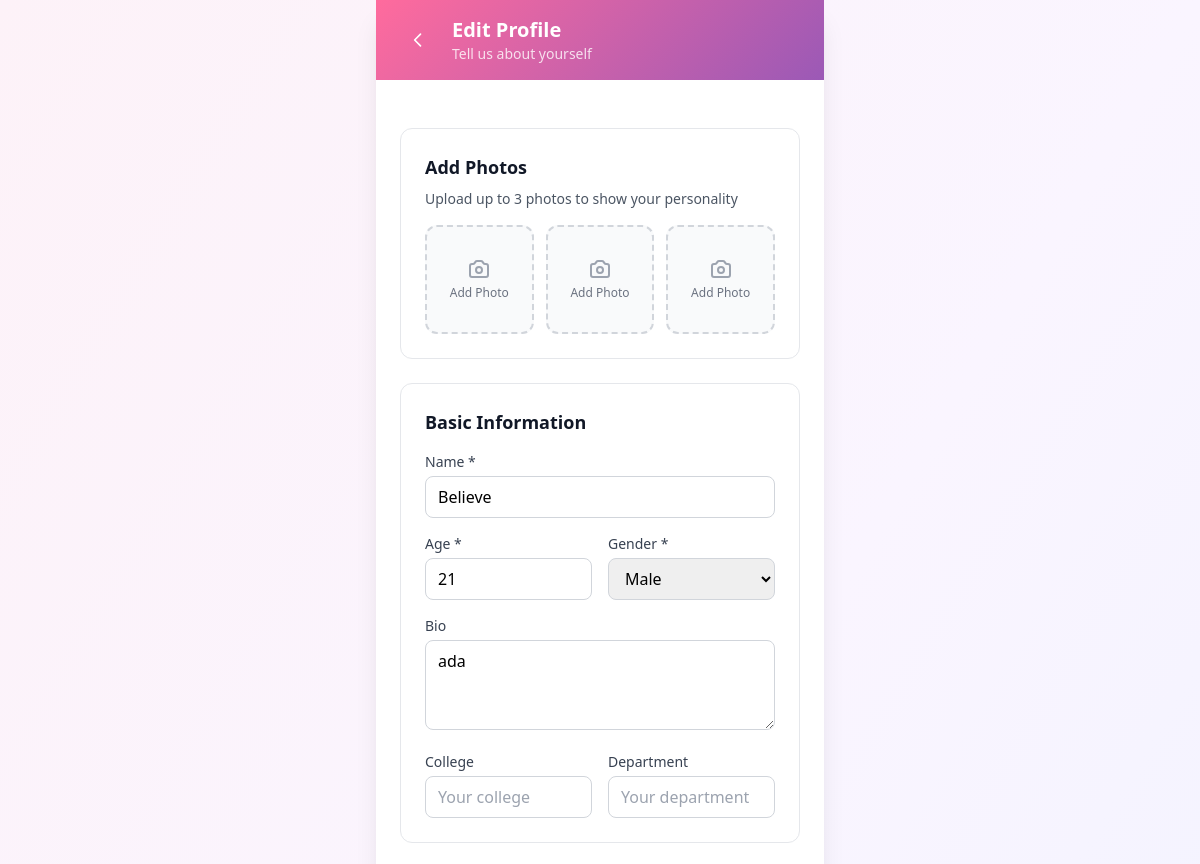
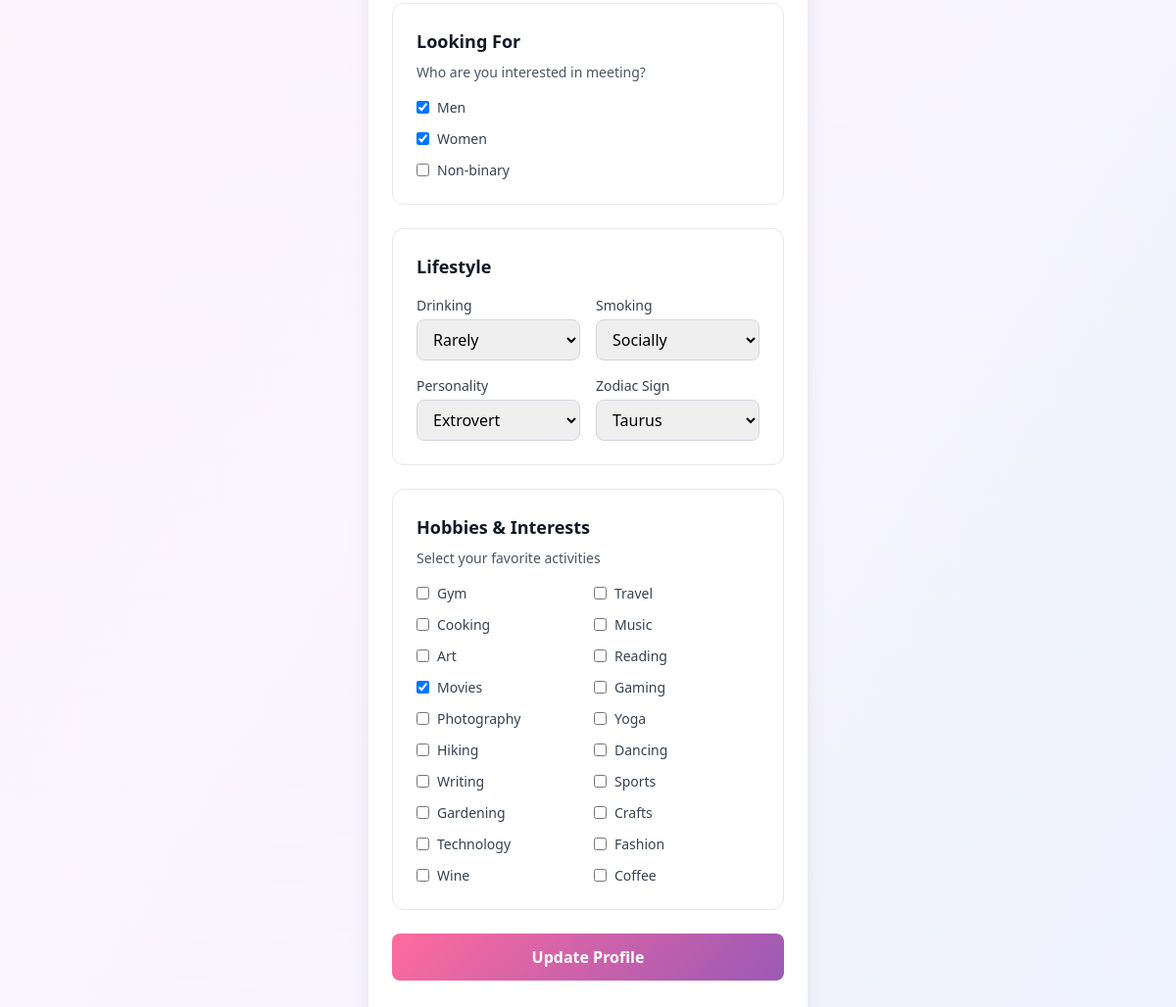
Screenshot of /profile-setup/ (signed in) with the database file from the repository (2 pictures, top to bottom).
### core/models.py (models this page shows, shortened)
class Profile(models.Model):
    GENDER_CHOICES = [
        ('male', 'Male'),
        ('female', 'Female'),
        ('nonbinary', 'Non-binary'),
    ]
    DRINKING_CHOICES = [
        ('never', 'Never'),
        ('rarely', 'Rarely'),
        ('socially', 'Socially'),
        ('regularly', 'Regularly'),
    ]
    SMOKING_CHOICES = [
        ('never', 'Never'),
        ('rarely', 'Rarely'),
        ('socially', 'Socially'),
        ('regularly', 'Regularly'),
    ]
    PERSONALITY_CHOICES = [
        ('introvert', 'Introvert'),
        ('extrovert', 'Extrovert'),
        ('ambivert', 'Ambivert'),
    ]
    ZODIAC_CHOICES = [
        ('aries', 'Aries'),
        ('taurus', 'Taurus'),
        ('gemini', 'Gemini'),
        ('cancer', 'Cancer'),
        ('leo', 'Leo'),
        ('virgo', 'Virgo'),
        ('libra', 'Libra'),
        ('scorpio', 'Scorpio'),
        ('sagittarius', 'Sagittarius'),
        ('capricorn', 'Capricorn'),
        ('aquarius', 'Aquarius'),
        ('pisces', 'Pisces'),
    ]
    user = models.OneToOneField(User, on_delete=models.CASCADE)
    name = models.CharField(max_length=100)
    age = models.IntegerField(validators=[MinValueValidator(18), MaxValueValidator(100)])
    gender = models.CharField(max_length=20, choices=GENDER_CHOICES)
    bio = models.TextField(blank=True)
    photo1 = models.ImageField(upload_to='profile_photos/', blank=True)
    photo2 = models.ImageField(upload_to='profile_photos/', blank=True)
    photo3 = models.ImageField(upload_to='profile_photos/', blank=True)
    hobbies = models.TextField(blank=True, help_text="Comma-separated hobbies")
    personality = models.CharField(max_length=20, choices=PERSONALITY_CHOICES, blank=True)
    zodiac = models.CharField(max_length=20, choices=ZODIAC_CHOICES, blank=True)
    drinking = models.CharField(max_length=20, choices=DRINKING_CHOICES, blank=True)
    smoking = models.CharField(max_length=20, choices=SMOKING_CHOICES, blank=True)
    preferences = models.TextField(blank=True, help_text="Comma-separated gender preferences")
    college = models.CharField(max_length=200, blank=True, default='')
    department = models.CharField(max_length=200, blank=True, default='')
    created_at = models.DateTimeField(auto_now_add=True)
    updated_at = models.DateTimeField(auto_now=True)
    def get_hobbies_list(self):
        if self.hobbies:
            return [hobby.strip() for hobby in self.hobbies.split(',') if hobby.strip()]
        return []
    def get_preferences_list(self):
        if self.preferences:
            return [pref.strip() for pref in self.preferences.split(',') if pref.strip()]
        return []

### core/views.py (the view, shortened to what this page needs)
# urls.py: path('profile-setup/', views.profile_setup, name='profile_setup'),
@login_required
def profile_setup(request):
    profile = None
    if hasattr(request.user, 'profile'):
        profile = request.user.profile
    hobbies_list = [
        'gym', 'travel', 'cooking', 'music', 'art', 'reading', 'movies', 'gaming',
        'photography', 'yoga', 'hiking', 'dancing', 'writing', 'sports', 'gardening',
        'crafts', 'technology', 'fashion', 'wine', 'coffee'
    ]
    context = {
        'profile': profile,
        'hobbies_list': hobbies_list,
        'user_hobbies': profile.get_hobbies_list() if profile else [],
        'user_preferences': profile.get_preferences_list() if profile else [],
    }
    return render(request, 'core/profile_setup.html', context)

### templates/core/profile_setup.html (shortened to what this page needs)
{% extends 'base.html' %}
{% block content %}
<div class="min-h-screen">
    <div class="max-w-md mx-auto bg-white min-h-screen shadow-xl">
        <header class="gradient-romantic px-6 py-4 flex items-center space-x-4">
            <a href="{% url 'home' %}" class="text-white hover:bg-white/20 p-2 rounded-lg transition-colors">
                <svg class="h-5 w-5" fill="none" stroke="currentColor" viewBox="0 0 24 24">
                    <path stroke-linecap="round" stroke-linejoin="round" stroke-width="2" d="M15 19l-7-7 7-7"/>
                </svg>
            </a>
            <div>
                <h1 class="text-xl font-bold text-white">
                    {% if profile %}Edit Profile{% else %}Create Profile{% endif %}
                </h1>
                <p class="text-white/80 text-sm">Tell us about yourself</p>
            </div>
        </header>
        <div class="p-6 space-y-6 pb-24">
            <form method="post" enctype="multipart/form-data" class="space-y-6">
                <div class="bg-white border border-gray-200 rounded-xl p-6">
                    <h3 class="text-lg font-semibold text-gray-900 mb-2">Add Photos</h3>
                    <p class="text-gray-600 text-sm mb-4">Upload up to 3 photos to show your personality</p>
                    <div class="grid grid-cols-3 gap-3">
                        {% for i in "123" %}
                        <div class="aspect-square border-2 border-dashed border-gray-300 rounded-xl flex items-center justify-center bg-gray-50 hover:border-romantic-pink transition-colors cursor-pointer relative">
                            <div class="text-center">
                                <p class="text-xs text-gray-500">Add Photo</p>
                            </div>
                        </div>
                        {% endfor %}
                    </div>
                </div>
                <div class="bg-white border border-gray-200 rounded-xl p-6">
                    <h3 class="text-lg font-semibold text-gray-900 mb-4">Basic Information</h3>
                    <div class="space-y-4">
                        <div>
                            <label for="name" class="block text-sm font-medium text-gray-700 mb-1">Name *</label>
                            <input
                                type="text"
                                id="name"
                                name="name"
                                value="{% if profile %}{{ profile.name }}{% endif %}"
                                required
                                class="w-full px-3 py-2 border border-gray-300 rounded-lg focus:ring-2 focus:ring-romantic-pink focus:border-transparent"
                                placeholder="Your name"
                            >
                        </div>
                        <div class="grid grid-cols-2 gap-4">
                            <div>
                                <label for="age" class="block text-sm font-medium text-gray-700 mb-1">Age *</label>
                                <input
                                    type="number"
                                    id="age"
                                    name="age"
                                    value="{% if profile %}{{ profile.age }}{% endif %}"
                                    min="18"
                                    max="100"
                                    required
                                    class="w-full px-3 py-2 border border-gray-300 rounded-lg focus:ring-2 focus:ring-romantic-pink focus:border-transparent"
                                    placeholder="25"
                                >
                            </div>
                            <div>
                                <label for="gender" class="block text-sm font-medium text-gray-700 mb-1">Gender *</label>
                                <select
                                    id="gender"
                                    name="gender"
                                    required
                                    class="w-full px-3 py-2 border border-gray-300 rounded-lg focus:ring-2 focus:ring-romantic-pink focus:border-transparent"
                                >
                                    <option value="male" {% if profile.gender == 'male' %}selected{% endif %}>Male</option>
                                </select>
                            </div>
                        </div>
                        <div>
                            <label for="bio" class="block text-sm font-medium text-gray-700 mb-1">Bio</label>
                            <textarea
                                id="bio"
                                name="bio"
                                rows="3"
                                class="w-full px-3 py-2 border border-gray-300 rounded-lg focus:ring-2 focus:ring-romantic-pink focus:border-transparent"
                                placeholder="Tell us about yourself..."
                            >{% if profile %}{{ profile.bio }}{% endif %}</textarea>
                        </div>
                        <div class="grid grid-cols-2 gap-4">
                            <div>
                                <label for="college" class="block text-sm font-medium text-gray-700 mb-1">College</label>
                                <input
                                    type="text"
                                    id="college"
                                    name="college"
                                    value="{% if profile %}{{ profile.college }}{% endif %}"
                                    class="w-full px-3 py-2 border border-gray-300 rounded-lg focus:ring-2 focus:ring-romantic-pink focus:border-transparent"
                                    placeholder="Your college"
                                >
                            </div>
                            <div>
                                <label for="department" class="block text-sm font-medium text-gray-700 mb-1">Department</label>
                                <input
                                    type="text"
                                    id="department"
                                    name="department"
                                    value="{% if profile %}{{ profile.department }}{% endif %}"
                                    class="w-full px-3 py-2 border border-gray-300 rounded-lg focus:ring-2 focus:ring-romantic-pink focus:border-transparent"
                                    placeholder="Your department"
                                >
                            </div>
                        </div>
                    </div>
                </div>
                <div class="bg-white border border-gray-200 rounded-xl p-6">
                    <h3 class="text-lg font-semibold text-gray-900 mb-2">Looking For</h3>
                    <p class="text-gray-600 text-sm mb-4">Who are you interested in meeting?</p>
                    <div class="space-y-3">
                        <label class="flex items-center">
                            <input type="checkbox" name="preferences" value="male" {% if 'male' in user_preferences %}checked{% endif %} class="rounded border-gray-300 text-romantic-pink focus:ring-romantic-pink">
                            <span class="ml-2 text-sm text-gray-700">Men</span>
                        </label>
                        <label class="flex items-center">
                            <input type="checkbox" name="preferences" value="female" {% if 'female' in user_preferences %}checked{% endif %} class="rounded border-gray-300 text-romantic-pink focus:ring-romantic-pink">
                            <span class="ml-2 text-sm text-gray-700">Women</span>
                        </label>
                        <label class="flex items-center">
                            <input type="checkbox" name="preferences" value="nonbinary" {% if 'nonbinary' in user_preferences %}checked{% endif %} class="rounded border-gray-300 text-romantic-pink focus:ring-romantic-pink">
                            <span class="ml-2 text-sm text-gray-700">Non-binary</span>
                        </label>
                    </div>
                </div>
                <div class="bg-white border border-gray-200 rounded-xl p-6">
                    <h3 class="text-lg font-semibold text-gray-900 mb-4">Lifestyle</h3>
                    <div class="grid grid-cols-2 gap-4 mb-4">
                        <div>
                            <label for="drinking" class="block text-sm font-medium text-gray-700 mb-1">Drinking</label>
                            <select id="drinking" name="drinking" class="w-full px-3 py-2 border border-gray-300 rounded-lg focus:ring-2 focus:ring-romantic-pink focus:border-transparent">
                                <option value="rarely" {% if profile.drinking == 'rarely' %}selected{% endif %}>Rarely</option>
                            </select>
                        </div>
                        <div>
                            <label for="smoking" class="block text-sm font-medium text-gray-700 mb-1">Smoking</label>
                            <select id="smoking" name="smoking" class="w-full px-3 py-2 border border-gray-300 rounded-lg focus:ring-2 focus:ring-romantic-pink focus:border-transparent">
                                <option value="socially" {% if profile.smoking == 'socially' %}selected{% endif %}>Socially</option>
                            </select>
                        </div>
                    </div>
                    <div class="grid grid-cols-2 gap-4">
                        <div>
                            <label for="personality" class="block text-sm font-medium text-gray-700 mb-1">Personality</label>
                            <select id="personality" name="personality" class="w-full px-3 py-2 border border-gray-300 rounded-lg focus:ring-2 focus:ring-romantic-pink focus:border-transparent">
                                <option value="extrovert" {% if profile.personality == 'extrovert' %}selected{% endif %}>Extrovert</option>
                            </select>
                        </div>
                        <div>
                            <label for="zodiac" class="block text-sm font-medium text-gray-700 mb-1">Zodiac Sign</label>
                            <select id="zodiac" name="zodiac" class="w-full px-3 py-2 border border-gray-300 rounded-lg focus:ring-2 focus:ring-romantic-pink focus:border-transparent">
                                <option value="taurus" {% if profile.zodiac == 'taurus' %}selected{% endif %}>Taurus</option>
                            </select>
                        </div>
                    </div>
                </div>
                <div class="bg-white border border-gray-200 rounded-xl p-6">
                    <h3 class="text-lg font-semibold text-gray-900 mb-2">Hobbies & Interests</h3>
                    <p class="text-gray-600 text-sm mb-4">Select your favorite activities</p>
                    <div class="grid grid-cols-2 gap-3">
                        {% for hobby in hobbies_list %}
                        <label class="flex items-center">
                            <input type="checkbox" name="hobbies" value="{{ hobby }}" {% if hobby in user_hobbies %}checked{% endif %} class="rounded border-gray-300 text-romantic-pink focus:ring-romantic-pink">
                            <span class="ml-2 text-sm text-gray-700 capitalize">{{ hobby }}</span>
                        </label>
                        {% endfor %}
                    </div>
                </div>
                <button
                    type="submit"
                    class="w-full gradient-romantic text-white font-semibold py-3 px-4 rounded-lg hover:opacity-90 transition-all duration-300"
                >
                    {% if profile %}Update Profile{% else %}Create Profile{% endif %}
                </button>
            </form>
        </div>
    </div>
</div>
{% endblock %}

### templates/base.html (style rules this page uses)
.gradient-romantic { background: linear-gradient(135deg, #FF6B9D 0%, #9B59B6 100%); }

### rows the page displays
Profile: name "Believe", age "21", gender "Male", bio "ada", drinking "Rarely", smoking "Socially", personality "Extrovert", zodiac "Taurus"

### other values shown
{{ hobby }} "Gym" "Travel" "Cooking" "Music" "Art" "Reading" "Movies" "Gaming" "Photography" "Yoga" "Hiking" "Dancing" "Writing" "Sports" "Gardening" "Crafts" "Technology" "Fashion" "Wine" "Coffee"
